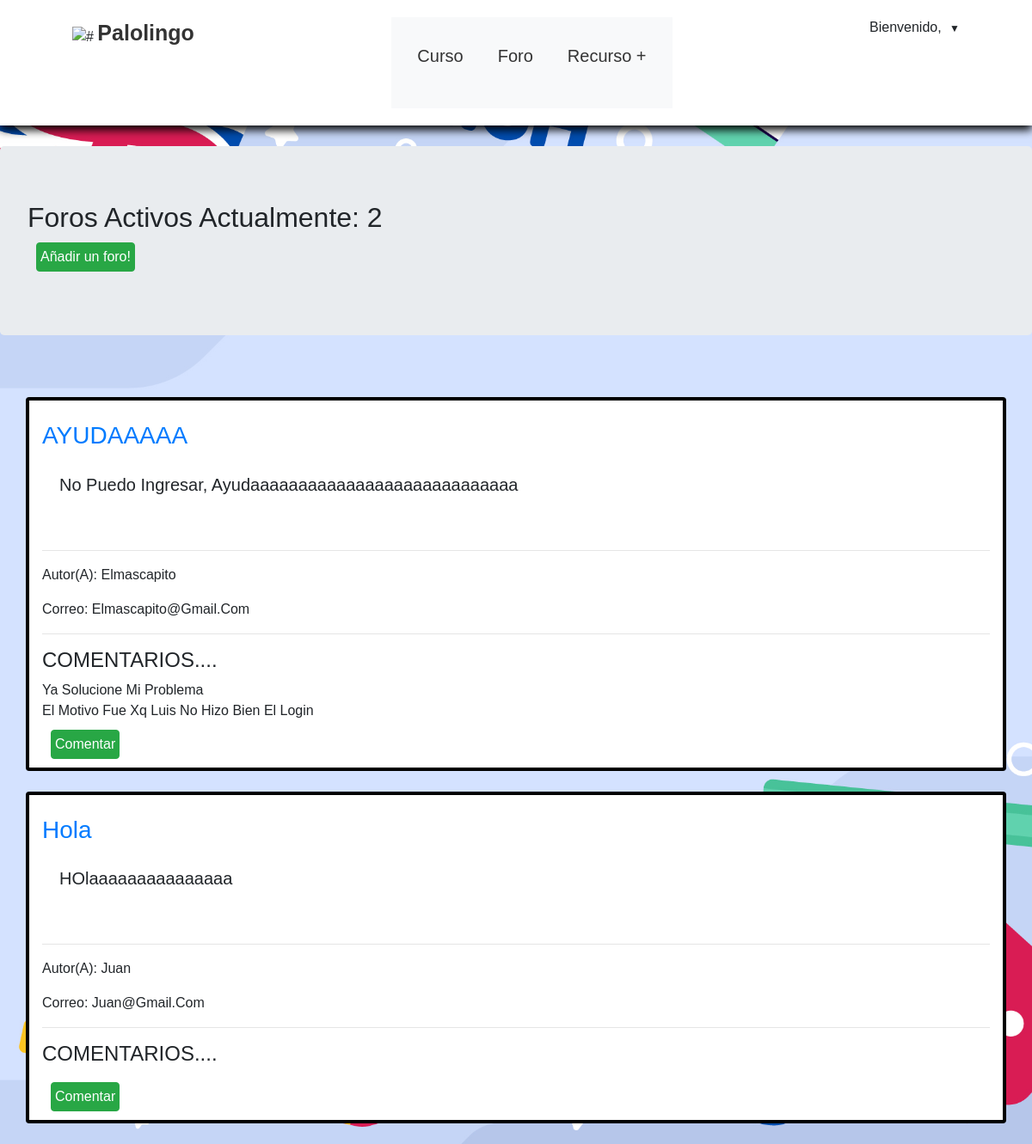
Page /foro/ on the committed database.
### app1/models.py (models this page shows, shortened)
class Forum(models.Model):  # Asegúrate de que la clase se llame Forum
    title = models.CharField(max_length=200)
    name = models.CharField(max_length=200, default="DESCONOCIDO")
    email = models.CharField(max_length=200, null=True)
    topic = models.CharField(max_length=300)
    description = models.TextField()
    link = models.CharField(max_length=100, null=True)
    date_created = models.DateTimeField(auto_now_add=True, null=True)

class Discussion(models.Model):
    forum = models.ForeignKey(Forum, blank=True, on_delete=models.CASCADE)
    discuss = models.CharField(max_length=1000)

### app1/views.py (the view)
# urls.py: path('foro/',views.foro,name='foro'),
def foro(request):
    forums = Forum.objects.all()
    count = forums.count()
    discussions = []
    for forum in forums:
        discussions.append(forum.discussion_set.all())
    context = {
        'forums': forums,
        'count': count,
        'discussions': discussions
    }
    return render(request, 'foro.html', context)

### templates/foro.html (shortened to what this page needs)
{% load static %}
<!DOCTYPE html>
<html lang="en">
<head>
    <link rel="stylesheet" href="https://stackpath.bootstrapcdn.com/bootstrap/4.5.0/css/bootstrap.min.css"0>
</head>
<body>
    <header>
        <div>
            <img src="../static/images/meme.jpg" alt="#" height=60px>
            <a href="{% url 'home' %}" class="Logo">Palolingo</a>
        </div>
        <nav class="navbar" style="background-color: #f8f9fa; padding: 10px;">
            <ul>
                <li><a href="{% url 'temas' %}">Curso</a></li>
                <li><a href="{% url 'foro' %}">Foro</a></li>
                <li><a href="#">Recurso +</a>
                </li>
            </ul>
        </nav>
        <div class="usuario-info">
            <span>Bienvenido, {{ user.username }}</span>
            <span class="arrow" id="toggle-menu">▼</span>
        </div>
    </header>
        <h2 class="jumbotron" style="margin-top: 170px;">
            Foros activos actualmente: {{count}}
            <form method="POST" action="{% url 'addInForum' %}">
            <button class="btn btn-success" style="width:fit-content; padding: 4px; margin:10px;">Añadir un foro!</button>
            </form>
        </h2>
            <div class="card-columns" style="padding: 10px; margin: 20px;"></div>
            {%for forum in forums %}
                <div class="card box container">
                    <br>
                    <h5 class="card-title">
                        <a href='{{forum.link}}'><h3>{{forum.topic}}</h3></a>
                        <div class="card-body container">
                                <p>{{forum.description}}</p>
                            </h5>
                            <hr>
                            <p> Autor(a):  {{forum.name}}</p>
                            Correo:  {{forum.email}}
                            <hr>
                            <h4>COMENTARIOS....</h4>
                            {%for discuss in discussions%}
                            {%for objs in discuss%}
                            {% if objs.forum == forum %}
                               {{objs.discuss}}
                               <br>
                            {% endif %}
                            {%endfor%}
                            {%endfor%}
                            <form method="POST" action="{% url 'addInDiscussion' %}">
                            <button class="btn btn-success" style="width:fit-content; padding: 4px; margin:10px;">Comentar</button>
                            </form>
                        </div>
            <br>
            {%endfor%}
</body>
</html>

### templates/foro.html (style rules this page uses)
.box { border: 4px solid black; margin: 0 auto; }
* { margin:0; padding:0; box-sizing:border-box; font-family: Arial, Helvetica, sans-serif; text-transform: capitalize; text-decoration: none; }
body { min-height: 100vh; background-image: url(../images/BG.jpg); background-size: cover; background-position: center; margin: 0; padding: 0; }
header { position: fixed; top: 0; left: 0; right:0; background: #fff; box-shadow: 0 5px 10px rgba(0, 0, 0, 1); padding: 20px 7%; display: flex; z-index: 1000; justify-content:space-between; }
header .Logo { font-weight: bolder; font-size: 25px; color:#333; text-align: left; padding-top: 20px; padding-left: -20px; font-family: 'Gill Sans', 'Gill Sans MT', Calibri, 'Trebuchet MS', sans-serif; }
header .navbar ul { list-style: none; display: flex; justify-content: center; align-items: center; }
header .navbar ul li { position: relative; }
header .navbar ul li a { font-size: 20px; padding: 20px; color: #333; display: block; font-family: 'Gill Sans', 'Gill Sans MT', Calibri, 'Trebuchet MS', sans-serif; }
.usuario-info { position: relative; }
.arrow { font-size: 12px; margin-left: 5px; cursor: pointer; transition: transform 0.3s; }

### rows in the picture
Forum: topic "AYUDAAAAA", description "No Puedo Ingresar, Ayudaaaaaaaaaaaaaaaaaaaaaaaaaaaa", name "Elmascapito", email "Elmascapito@gmail.com"
Discussion: discuss "Ya Solucione Mi Problema"
Discussion: discuss "El Motivo Fue Xq Luis No Hizo Bien El Login"
Forum: topic "Hola", description "HOlaaaaaaaaaaaaaaa", name "Juan", email "Juan@gmail.com"

### other values in the picture
{{ count }} "2"
